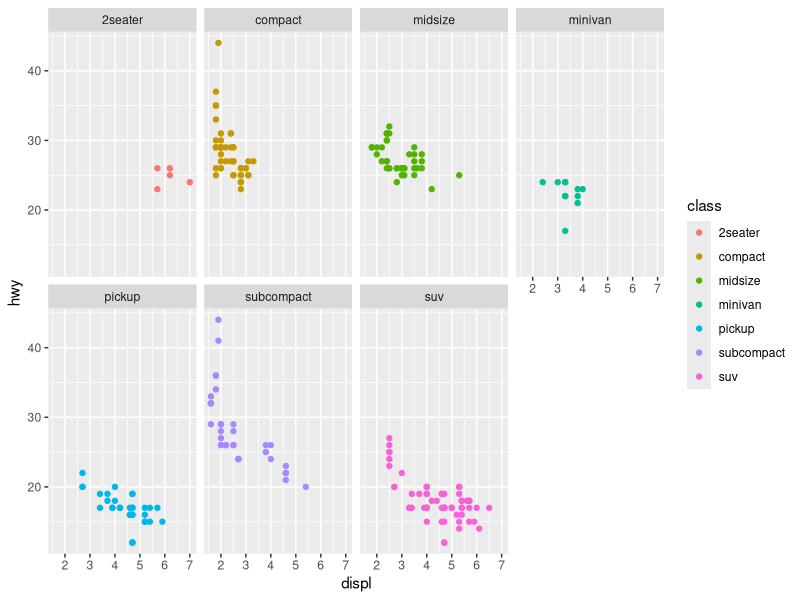
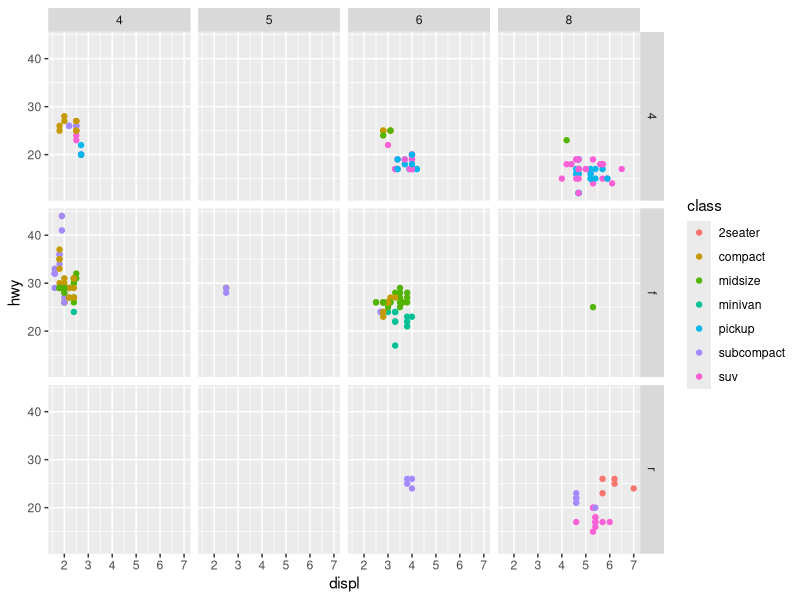
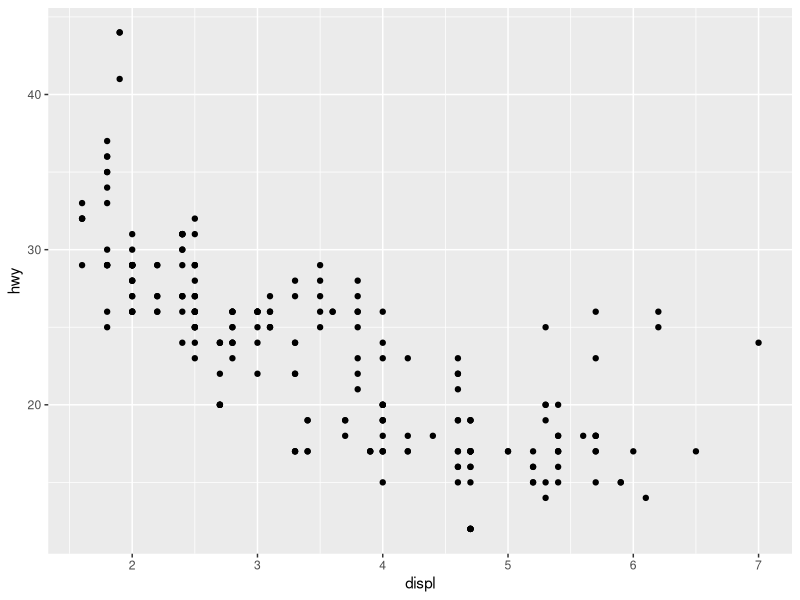
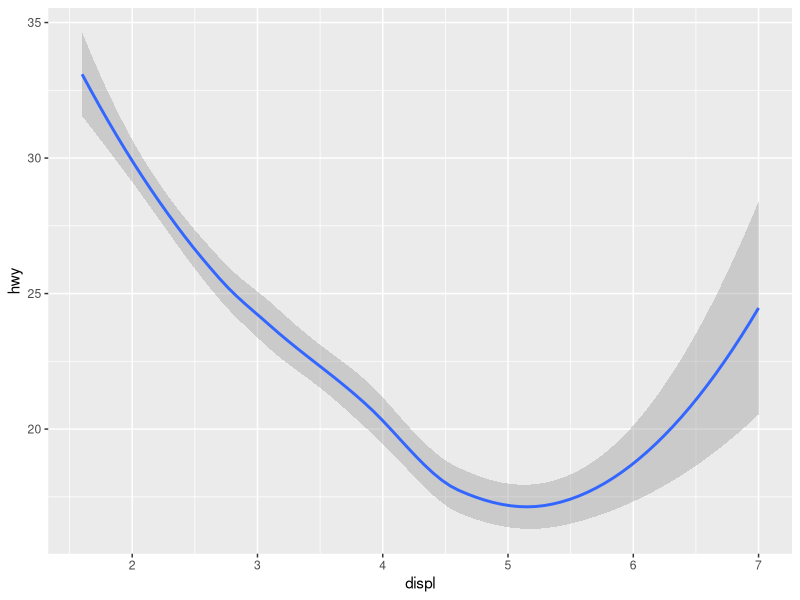
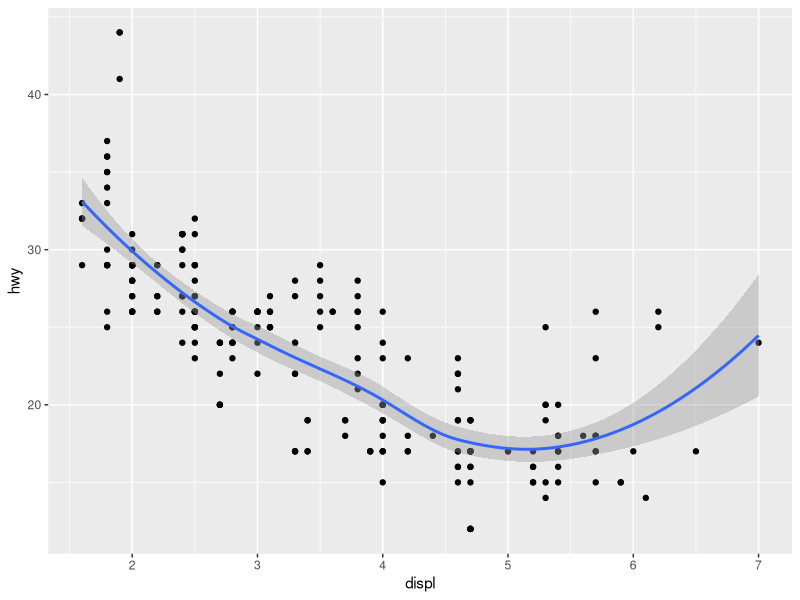
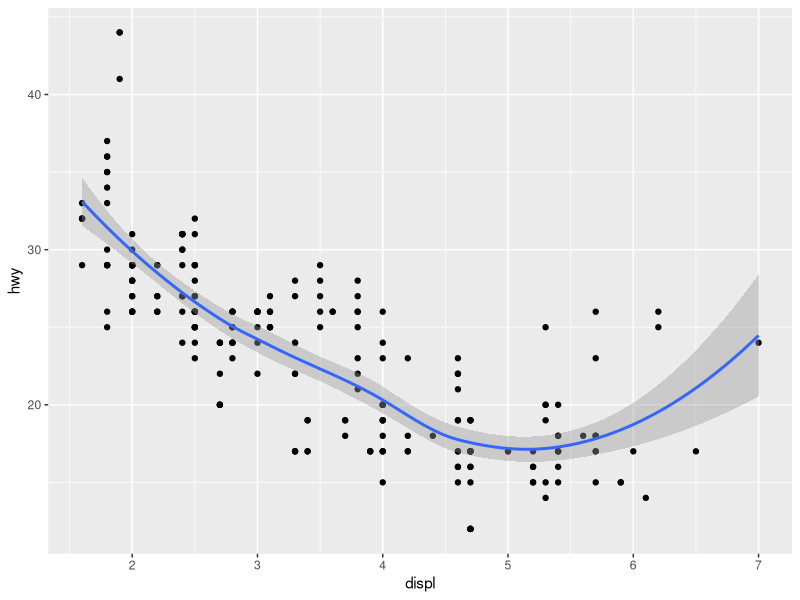
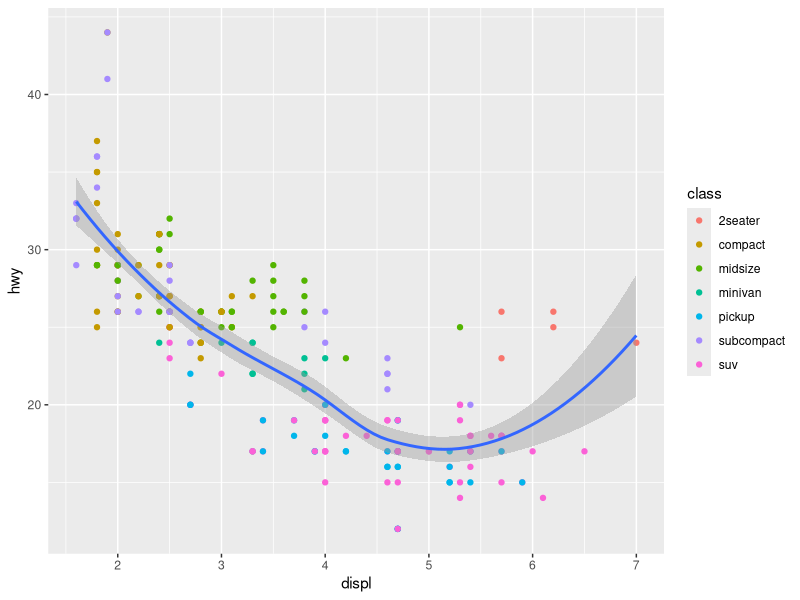
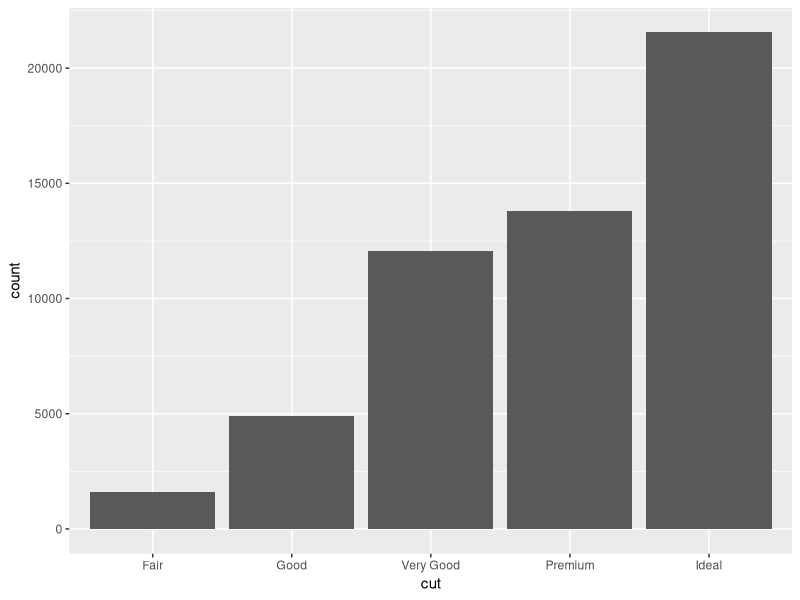

Write R code to recreate these figures, in order.
## ---- chunk 1
#| include: FALSE
library(tidyverse)
knitr::opts_chunk$set(eval = TRUE, echo = TRUE)
## ---- chunk 2
#| eval: TRUE
#| echo: TRUE
#| out-width: 100%
#| out-height: 100%

ggplot(data = mpg) + 
  geom_point(mapping = aes(x = displ, y = hwy, color = class)) + 
  facet_wrap(~ class, nrow = 2)
## ---- chunk 3
#| eval: TRUE
#| echo: TRUE
#| out-width: 100%
#| out-height: 100%

ggplot(data = mpg) + 
  geom_point(mapping = aes(x = displ, y = hwy, color = class)) + 
  facet_grid(drv ~ cyl)
## ---- chunk 4
#| eval: TRUE
#| echo: TRUE
#| out-width: 100%
#| out-height: 100%

ggplot(data = mpg) + 
  geom_point(mapping = aes(x = displ, y = hwy))

ggplot(data = mpg) + 
  geom_smooth(mapping = aes(x = displ, y = hwy))
## ---- chunk 5
#| eval: TRUE
#| echo: TRUE
#| out-width: 100%
#| out-height: 100%

ggplot(data = mpg) + 
  geom_point(mapping = aes(x = displ, y = hwy)) +
  geom_smooth(mapping = aes(x = displ, y = hwy))
## ---- chunk 6
#| eval: TRUE
#| echo: TRUE
#| out-width: 100%
#| out-height: 100%

ggplot(data = mpg, mapping = aes(x = displ, y = hwy)) + 
  geom_point() + 
  geom_smooth()
## ---- chunk 7
#| eval: TRUE
#| echo: TRUE
#| out-width: 100%
#| out-height: 100%

ggplot(data = mpg, mapping = aes(x = displ, y = hwy)) + 
  geom_point(mapping = aes(color = class)) + 
  geom_smooth()
## ---- chunk 8
#| eval: TRUE
#| echo: TRUE
#| out-width: 100%
#| out-height: 100%

library(tidyverse)

diamonds

?diamonds
## ---- chunk 9
#| eval: TRUE
#| echo: TRUE
#| out-width: 100%
#| out-height: 100%

ggplot(data = diamonds) + 
  geom_bar(mapping = aes(x = cut))
## ---- chunk 10
#| eval: TRUE
#| echo: TRUE
#| out-width: 100%
#| out-height: 100%

ggplot(data = diamonds) + 
  stat_count(mapping = aes(x = cut))
## ---- chunk 11
#| eval: TRUE
#| echo: TRUE
#| out-width: 100%
#| out-height: 100%

demo <- tribble(
  ~cut,         ~freq,
  "Fair",       1610,
  "Good",       4906,
  "Very Good",  12082,
  "Premium",    13791,
  "Ideal",      21551
)

ggplot(data = demo) +
  geom_bar(mapping = aes(x = cut, y = freq), stat = "identity")
## ---- chunk 12
#| eval: TRUE
#| echo: TRUE
#| out-width: 100%
#| out-height: 100%

ggplot(data = diamonds) + 
  geom_bar(mapping = aes(x = cut, y = stat(prop), group = 1))
## ---- chunk 13
#| eval: TRUE
#| echo: TRUE
#| out-width: 100%
#| out-height: 100%

ggplot(data = diamonds) + 
  geom_bar(mapping = aes(x = cut, color = cut))

ggplot(data = diamonds) + 
  geom_bar(mapping = aes(x = cut, fill = cut))
## ---- chunk 14
#| eval: TRUE
#| echo: TRUE
#| out-width: 100%
#| out-height: 100%

ggplot(data = diamonds) + 
  geom_bar(mapping = aes(x = cut, fill = clarity))
## ---- chunk 15
#| eval: TRUE
#| echo: TRUE
#| out-width: 100%
#| out-height: 100%

ggplot(data = diamonds, mapping = aes(x = cut, fill = clarity)) + 
  geom_bar(position = "identity")

ggplot(data = diamonds, mapping = aes(x = cut, fill = clarity)) + 
  geom_bar(alpha = 1/5, position = "identity")
## ---- chunk 16
#| eval: TRUE
#| echo: TRUE
#| out-width: 100%
#| out-height: 100%

ggplot(data = diamonds) + 
  geom_bar(mapping = aes(x = cut, fill = clarity), position = "fill")
## ---- chunk 17
#| eval: TRUE
#| echo: TRUE
#| out-width: 100%
#| out-height: 100%

ggplot(data = diamonds) + 
  geom_bar(mapping = aes(x = cut, fill = clarity), position = "dodge")
## ---- chunk 18
#| eval: TRUE
#| echo: TRUE
#| out-width: 100%
#| out-height: 100%

#adding a title
ggplot(data = diamonds) + 
  geom_bar(mapping = aes(x = cut, fill = clarity), position = "dodge") + 
  labs(title = "Cut of Diamond by Clarity")

#adding a x-axis
ggplot(data = diamonds) + 
  geom_bar(mapping = aes(x = cut, fill = clarity), position = "dodge") + 
  labs(title = "Cut of Diamond by Clarity",
       x = "Diamond Cut")

#adding a y-axis
ggplot(data = diamonds) + 
  geom_bar(mapping = aes(x = cut, fill = clarity), position = "dodge") + 
  labs(title = "Cut of Diamond by Clarity",
       x = "Diamond Cut",
       y = "Number of Diamonds")
## ---- chunk 19
#| eval: TRUE
#| echo: TRUE
#| out-width: 100%
#| out-height: 100%

#change y-axis scale
ggplot(data = diamonds) + 
  geom_bar(mapping = aes(x = cut, fill = clarity), position = "dodge") + 
  labs(title = "Cut of Diamond by Clarity",
       x = "Diamond Cut",
       y = "Number of Diamonds") +
  scale_y_continuous(breaks = seq(0, 6000, by = 500), limits = c(0, 6000)) 

#change x-axis scale (labels)
ggplot(data = diamonds) + 
  geom_bar(mapping = aes(x = cut, fill = clarity), position = "dodge") + 
  labs(title = "Cut of Diamond by Clarity",
       x = "Diamond Cut",
       y = "Number of Diamonds") +
  scale_y_continuous(breaks = seq(0, 6000, by = 500), limits = c(0, 6000)) +
  scale_x_discrete(labels = c("eh", "ok", "better", "wow", "hey now"))
## ---- chunk 20
#| eval: TRUE
#| echo: TRUE
#| out-width: 100%
#| out-height: 100%

#default theme
ggplot(data = diamonds) + 
  geom_bar(mapping = aes(x = cut, fill = clarity), position = "dodge")

#theme_bw()
ggplot(data = diamonds) + 
  geom_bar(mapping = aes(x = cut, fill = clarity), position = "dodge") +
  theme_bw()

#theme_bw() with grid removed
ggplot(data = diamonds) + 
  geom_bar(mapping = aes(x = cut, fill = clarity), position = "dodge") +
  scale_y_continuous(breaks = seq(0, 6000, by = 500), limits = c(0, 6000)) +
  theme_bw() +
  theme(axis.line = element_line(color='black'),
    plot.background = element_blank(),
    panel.grid.minor = element_blank(),
    panel.grid.major = element_blank())

#theme_bw() with origin at 0,0
ggplot(data = diamonds) + 
  geom_bar(mapping = aes(x = cut, fill = clarity), position = "dodge") +
  scale_y_continuous(breaks = seq(0, 6000, by = 500), limits = c(0, 6000), expand = c(0,0)) +
  theme_bw() +
  theme(axis.line = element_line(color='black'),
    plot.background = element_blank(),
    panel.grid.minor = element_blank(),
    panel.grid.major = element_blank())
